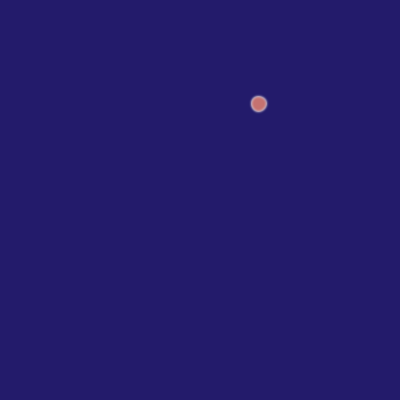
Frame 1 (no input)
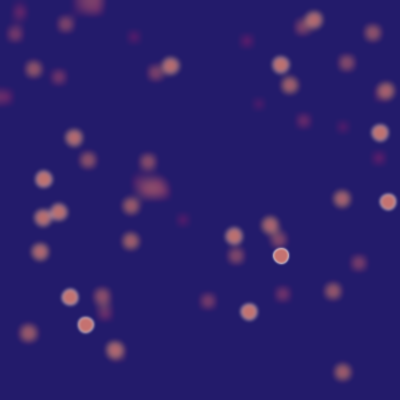
Frame 60 (the mouse pressed at the canvas centre just before this capture)
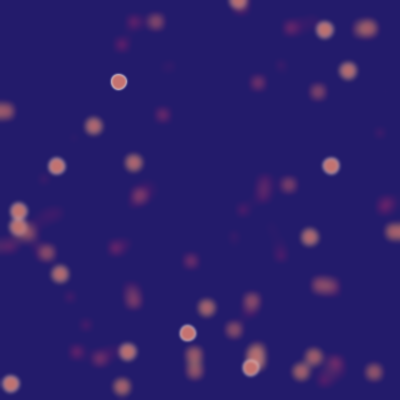
Frame 120 (the mouse held since frame 60 and released just before this capture)

The Processing sketch that drew these frames (run headless with seeded random() and noise(); from frame 60 on, the mouse is pressed at the canvas centre):

// Processing sketch: Playing_around_with_coding_art_examples
// ── Playing_around_with_coding_art_examples.pde
void setup() {
  size(400, 400);
  background(35, 27, 107);
 stroke(255);
}
void draw() {
  fill(200, 115, 112, 250);
  ellipse(random(0, width), random(0, height), 15, 15);
  filter(BLUR,1);
}
